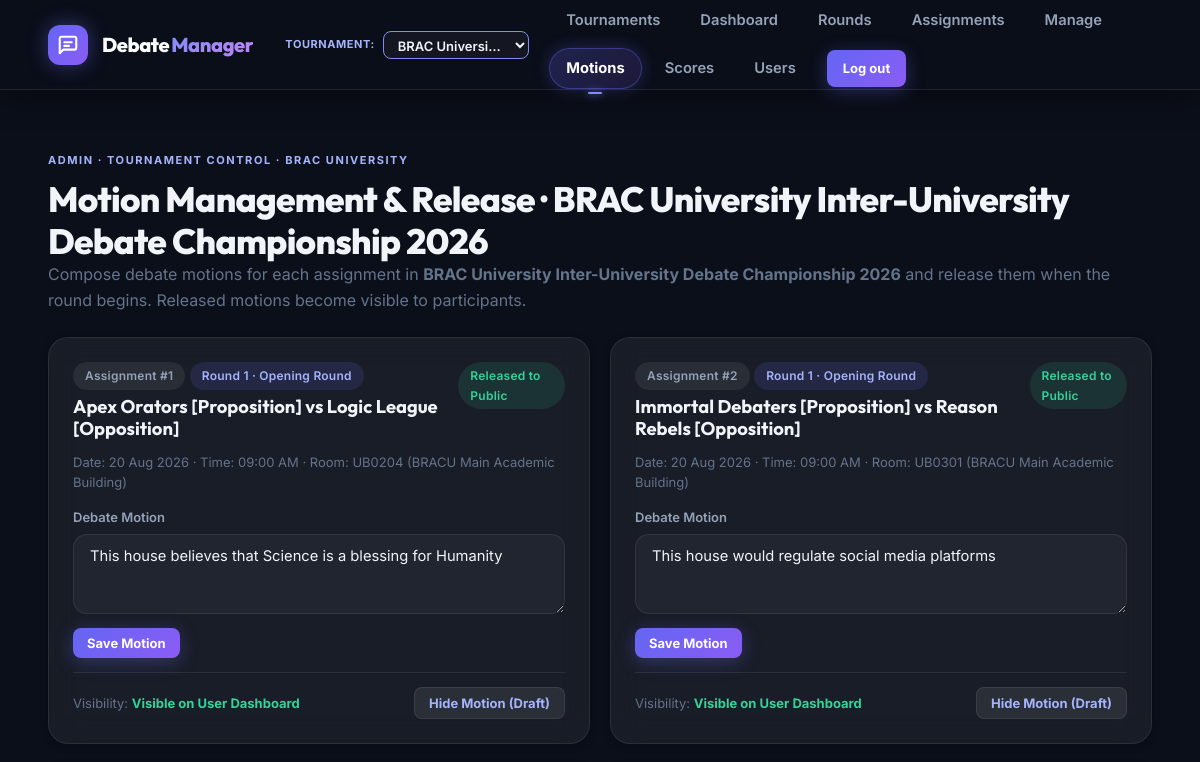
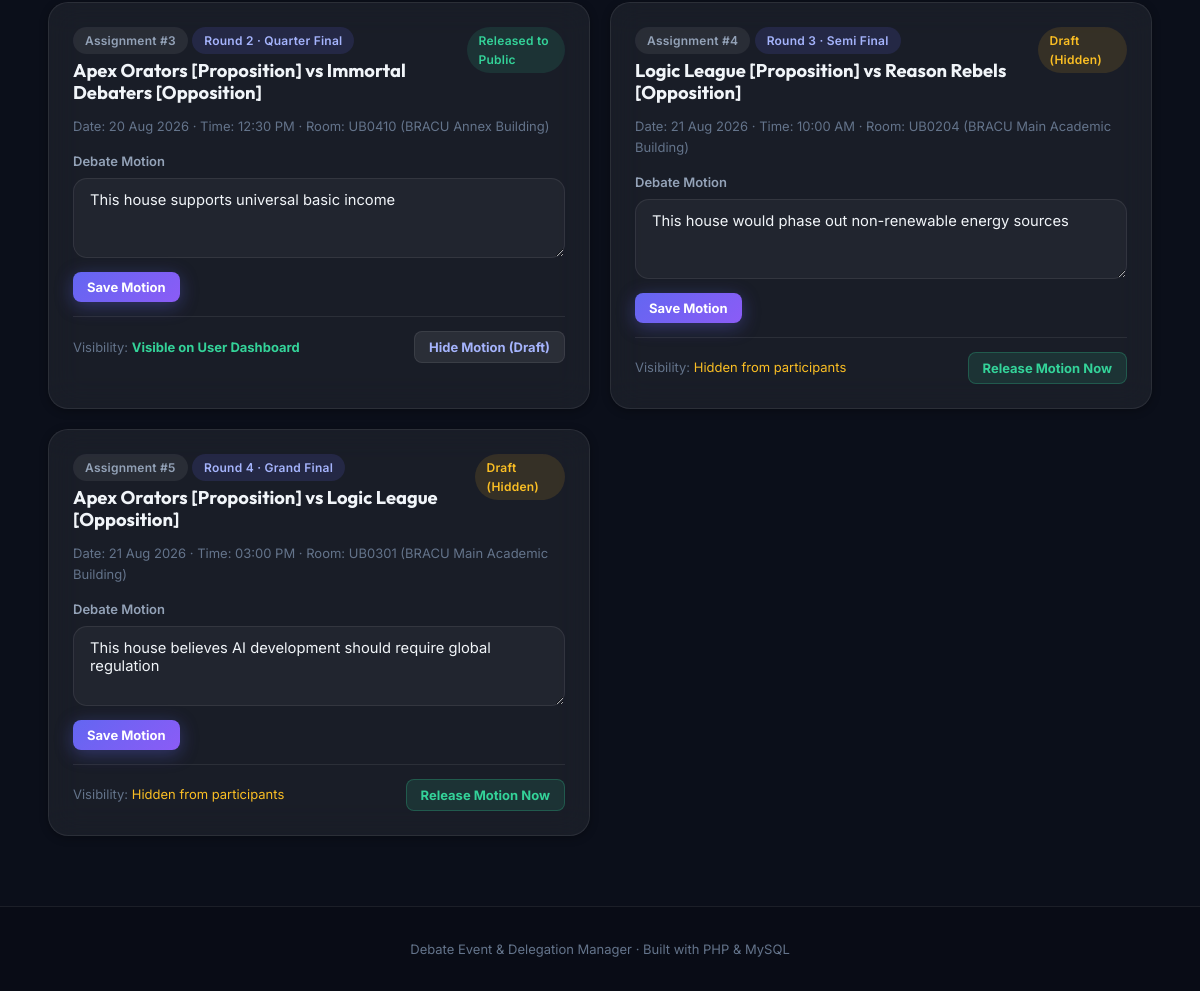
The page /admin/motions.php (signed in) on the database its author committed (2 pictures, top to bottom).
### tables this page shows
CREATE TABLE competition (
  competition_id INT AUTO_INCREMENT PRIMARY KEY,
  name VARCHAR(200) NOT NULL,
  description TEXT NULL,
  host_inst_id INT NOT NULL,
  start_date DATE NULL,
  end_date DATE NULL,
  status ENUM('upcoming','active','completed') NOT NULL DEFAULT 'active',
  created_at TIMESTAMP DEFAULT CURRENT_TIMESTAMP,
  CONSTRAINT fk_comp_institution FOREIGN KEY(host_inst_id) REFERENCES institution(inst_id) ON DELETE RESTRICT
);

CREATE TABLE institution (
  inst_id INT AUTO_INCREMENT PRIMARY KEY,
  name VARCHAR(120) NOT NULL,
  type VARCHAR(80) NOT NULL
);

CREATE TABLE debate_assignment (
  assignment_id INT AUTO_INCREMENT PRIMARY KEY,
  date DATE NOT NULL,
  room_id INT NOT NULL,
  round_id INT NOT NULL,
  motion TEXT NULL,
  motion_status ENUM('draft','released') NOT NULL DEFAULT 'draft',
  CONSTRAINT fk_assignment_room FOREIGN KEY(room_id) REFERENCES room(room_id) ON DELETE RESTRICT,
  CONSTRAINT fk_assignment_round FOREIGN KEY(round_id) REFERENCES debate_round(round_id) ON DELETE CASCADE
);

CREATE TABLE debate_round (
  round_id INT AUTO_INCREMENT PRIMARY KEY,
  competition_id INT NOT NULL,
  round_name VARCHAR(120) NOT NULL,
  round_num INT NOT NULL,
  start_time DATETIME NOT NULL,
  CONSTRAINT fk_round_comp FOREIGN KEY(competition_id) REFERENCES competition(competition_id) ON DELETE CASCADE
);

CREATE TABLE room (
  room_id INT AUTO_INCREMENT PRIMARY KEY,
  competition_id INT NOT NULL,
  number VARCHAR(30) NOT NULL,
  building VARCHAR(120) NOT NULL,
  CONSTRAINT fk_room_comp FOREIGN KEY(competition_id) REFERENCES competition(competition_id) ON DELETE CASCADE
);

### config/bootstrap.php (called while the page is built, shortened)
<?php
require_once __DIR__ . '/database.php';
function e(?string $v): string {
    return htmlspecialchars((string)$v, ENT_QUOTES, 'UTF-8');
}
function q(string $sql, array $params = []): array {
    $s = db()->prepare($sql);
    $s->execute($params);
    return $s->fetchAll();
}
function one(string $sql, array $params = []): ?array {
    $s = db()->prepare($sql);
    $s->execute($params);
    $r = $s->fetch();
    return $r ?: null;
}
function get_competition(int $id): ?array {
    return one('SELECT c.*, i.name AS host_name, i.type AS host_type
                FROM competition c
                JOIN institution i ON i.inst_id = c.host_inst_id
                WHERE c.competition_id = ?', [$id]);
}
function current_competition_id(): int {
    if (!empty($_SESSION['admin_competition_id'])) {
        $cid = (int)$_SESSION['admin_competition_id'];
        if (get_competition($cid)) {
            return $cid;
        }
    }
    $first = one('SELECT competition_id FROM competition ORDER BY status="active" DESC, competition_id ASC LIMIT 1');
    $id = (int)($first['competition_id'] ?? 1);
    return $id;
}
function current_competition(): ?array {
    return get_competition(current_competition_id());
}

### config/database.php (called while the page is built, shortened)
<?php
function db(): PDO {
    static $pdo = null;
    if ($pdo === null) {
        $dsn = 'mysql:host=' . DB_HOST . ';dbname=' . DB_NAME . ';charset=utf8mb4';
        $pdo = new PDO($dsn, DB_USER, DB_PASS, [
            PDO::ATTR_ERRMODE => PDO::ERRMODE_EXCEPTION,
            PDO::ATTR_DEFAULT_FETCH_MODE => PDO::FETCH_ASSOC,
            PDO::ATTR_EMULATE_PREPARES => false,
        ]);
    }
    return $pdo;
}

### admin/motions.php (the view, shortened to what this page needs)
<?php
require_once '../config/bootstrap.php';
$cid  = current_competition_id();
$comp = current_competition();
$assignments = q('SELECT a.assignment_id, a.date, a.motion, a.motion_status,
                  r.round_name, r.round_num, r.start_time,
                  ro.number AS room_number, ro.building,
                  GROUP_CONCAT(CONCAT(t.team_name, " [", pi.side, "]") ORDER BY pi.side SEPARATOR " vs ") AS matchup
                  FROM debate_assignment a
                  JOIN debate_round r ON r.round_id = a.round_id
                  JOIN room ro ON ro.room_id = a.room_id
                  LEFT JOIN participates_in pi ON pi.assignment_id = a.assignment_id
                  LEFT JOIN team t ON t.team_id = pi.team_id
                  WHERE r.competition_id = ?
                  GROUP BY a.assignment_id
                  ORDER BY a.date, r.round_num, a.assignment_id', [$cid]);
include '../partials/header.php';
?>
<div class="section-head">
  <div>
    <span class="kicker">Admin &middot; Tournament Control &middot; <?= e($comp['host_name'] ?? '') ?></span>
    <h1>Motion Management &amp; Release &middot; <?= e($comp['name'] ?? '') ?></h1>
    <p class="muted">Compose debate motions for each assignment in <strong><?= e($comp['name'] ?? '') ?></strong> and release them when the round begins. Released motions become visible to participants.</p>
  </div>
</div>
<div class="grid grid-2">
  <?php foreach ($assignments as $a): ?>
    <div class="card">
      <div style="display: flex; justify-content: space-between; align-items: flex-start; margin-bottom: 12px; gap: 10px;">
        <div>
          <span class="badge gray">Assignment #<?= e($a['assignment_id']) ?></span>
          <span class="badge">Round <?= e($a['round_num']) ?> &middot; <?= e($a['round_name']) ?></span>
          <h3 style="margin-top: 6px; font-size: 1.15rem;"><?= e($a['matchup'] ?: 'Matchup pending') ?></h3>
        </div>
        <div>
          <?php if ($a['motion_status'] === 'released'): ?>
            <span class="badge green">Released to Public</span>
          <?php else: ?>
            <span class="badge yellow">Draft (Hidden)</span>
          <?php endif; ?>
        </div>
      </div>
      <div class="muted" style="font-size: 13px; margin-bottom: 14px;">
        Date: <?= e(date('d M Y', strtotime($a['date']))) ?> &middot; Time: <?= e(date('h:i A', strtotime($a['start_time']))) ?> &middot; Room: <?= e($a['room_number']) ?> (<?= e($a['building']) ?>)
      </div>
      <form method="post" action="motions.php">
        <div class="form-row">
          <label class="label">Debate Motion</label>
          <textarea name="motion" rows="3" placeholder="e.g. This house would regulate generative artificial intelligence models..."><?= e($a['motion'] ?? '') ?></textarea>
        </div>
        <div class="actions" style="margin-top: 14px;">
          <button class="btn small" type="submit">Save Motion</button>
        </div>
      </form>
      <div style="margin-top: 14px; padding-top: 14px; border-top: 1px solid var(--glass-border); display: flex; justify-content: space-between; align-items: center;">
        <span class="muted" style="font-size: 13px;">
          Visibility: <?= $a['motion_status'] === 'released' ? '<strong style="color:var(--success)">Visible on User Dashboard</strong>' : '<span style="color:var(--warning)">Hidden from participants</span>' ?>
        </span>
        <?php if ($a['motion_status'] === 'released'): ?>
          <form method="post" action="motions.php">
            <button class="btn small secondary" type="submit">Hide Motion (Draft)</button>
          </form>
        <?php else: ?>
          <form method="post" action="motions.php">
            <button class="btn small success" type="submit">Release Motion Now</button>
          </form>
        <?php endif; ?>
      </div>
    </div>
  <?php endforeach; ?>
</div>
<?php include '../partials/footer.php'; ?>

### rows shown on the page
competition: host_inst.name "BRAC UNIVERSITY", name "BRAC University Inter-University Debate Championship 2026"
debate_assignment: assignment_id "1", round.round_num "1", round.round_name "Opening Round", matchup "Apex Orators [Proposition] vs Logic League [Opposition]", motion_status "Released to Public", date "20 Aug 2026", round.start_time "09:00 AM", room.number "UB0204", room.building "BRACU Main Academic Building", motion "This house believes that Science is a blessing for Humanity"
debate_assignment: assignment_id "2", round.round_num "1", round.round_name "Opening Round", matchup "Immortal Debaters [Proposition] vs Reason Rebels [Opposition]", motion_status "Released to Public", date "20 Aug 2026", round.start_time "09:00 AM", room.number "UB0301", room.building "BRACU Main Academic Building", motion "This house would regulate social media platforms"
debate_assignment: assignment_id "3", round.round_num "2", round.round_name "Quarter Final", matchup "Apex Orators [Proposition] vs Immortal Debaters [Opposition]", motion_status "Released to Public", date "20 Aug 2026", round.start_time "12:30 PM", room.number "UB0410", room.building "BRACU Annex Building", motion "This house supports universal basic income"
debate_assignment: assignment_id "4", round.round_num "3", round.round_name "Semi Final", matchup "Logic League [Proposition] vs Reason Rebels [Opposition]", motion_status "Draft (Hidden)", date "21 Aug 2026", round.start_time "10:00 AM", room.number "UB0204", room.building "BRACU Main Academic Building", motion "This house would phase out non-renewable energy sources"
debate_assignment: assignment_id "5", round.round_num "4", round.round_name "Grand Final", matchup "Apex Orators [Proposition] vs Logic League [Opposition]", motion_status "Draft (Hidden)", date "21 Aug 2026", round.start_time "03:00 PM", room.number "UB0301", room.building "BRACU Main Academic Building", motion "This house believes AI development should require global regulation"

### other values the page prints
form field competition_id "BRAC University Inter-University Debate Championship 2026 (BRAC University)"
